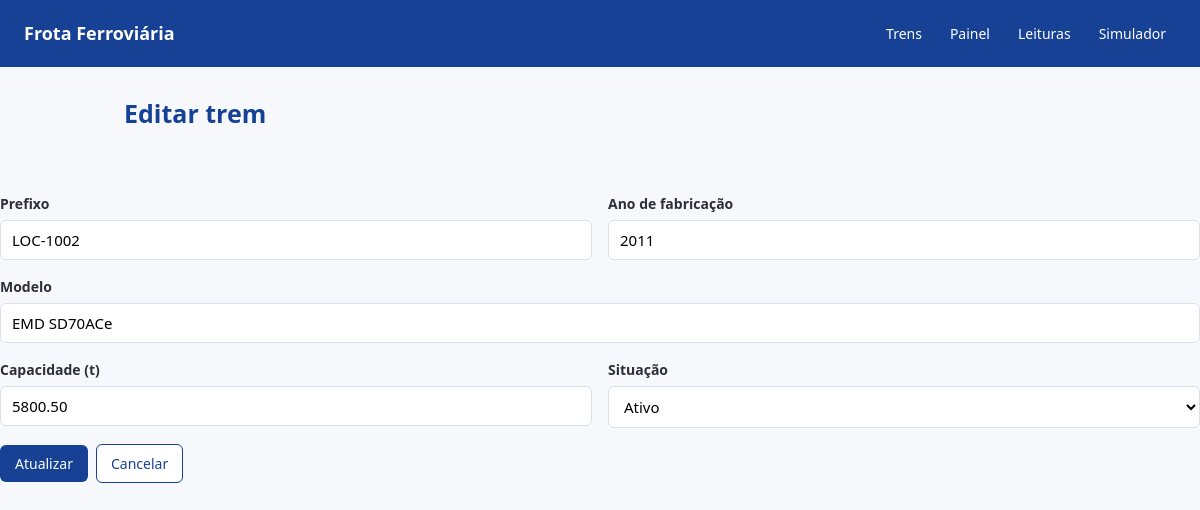
Screenshot of /formulario.php?id=2 with the database file from the repository.
### tables this page shows
CREATE TABLE trens (
    id_trem INT NOT NULL PRIMARY KEY AUTO_INCREMENT,
    prefixo_trem VARCHAR(20) NOT NULL,
    modelo_trem VARCHAR(80) NOT NULL,
    ano_fabricacao YEAR NOT NULL,
    capacidade_toneladas DECIMAL(8, 2) NOT NULL,
    situacao_trem ENUM(
        'ativo',
        'manutencao',
        'inativo'
    ) NOT NULL DEFAULT 'ativo'
);

### formulario.php (the view, shortened to what this page needs)
<?php
require 'conexao.php';
$id = (int) ($_GET['id'] ?? 0);
$prefixo = '';
$modelo = '';
$ano_fabricacao = '';
$capacidade_toneladas = '';
$situacao = 'ativo';
$situacoes = [
    'ativo' => 'Ativo',
    'manutencao' => 'Em manutenção',
    'inativo' => 'Inativo'
];
if ($id > 0 && $_SERVER['REQUEST_METHOD'] === 'GET') {
    $stmt = $conexao->prepare('SELECT * FROM trens WHERE id_trem = ?');
    $stmt->bind_param('i', $id);
    $stmt->execute();
    $trem = $stmt->get_result()->fetch_assoc();
    $prefixo = $trem['prefixo_trem'];
    $modelo = $trem['modelo_trem'];
    $ano_fabricacao = $trem['ano_fabricacao'];
    $capacidade_toneladas = $trem['capacidade_toneladas'];
    $situacao = $trem['situacao'];
}
?>
<!DOCTYPE html>
<html lang="pt-BR">
<head>
    <link rel="stylesheet" href="style.css">
</head>
<body>
    <header>
        <span class="marca">Frota Ferroviária</span>
        <nav>
            <a href="index.php">Trens</a>
            <a href="painel.php">Painel</a>
            <a href="leituras.php">Leituras</a>
            <a href="simulador.php">Simulador</a>
        </nav>
    </header>
    <main>
        <h1><?= $id > 0 ? 'Editar trem' : 'Novo trem' ?></h1>
    </main>
    <form method="post">
        <div class="linha">
            <div class="campo">
                <label for="prefixo">Prefixo</label>
                <input type="text" id="prefixo" name="prefixo" maxlength="20" value="<?= htmlspecialchars($prefixo) ?>">
            </div>
            <div class="campo">
                <label for="ano_fabricacao">Ano de fabricação</label>
                <input type="number" id="ano_fabricacao" name="ano_fabricacao" min="1900" max="2100" value="<?= htmlspecialchars($ano_fabricacao) ?>">
            </div>
        </div>
        <div class="campo">
            <label for="modelo">Modelo</label>
            <input type="text" id="modelo" name="modelo" maxlength="80" value="<?= htmlspecialchars($modelo) ?>">
        </div>
        <div class="linha">
            <div class="campo">
                <label for="capacidade_toneladas">Capacidade (t)</label>
                <input type="number" id="capacidade_toneladas" name="capacidade_toneladas" step="0.01" min="0.01" value="<?= htmlspecialchars((string) $capacidade_toneladas) ?>">
            </div>
            <div class="campo">
                <label for="situacao">Situação</label>
                <select id="situacao" name="situacao">
                    <?php
                    foreach ($situacoes as $chave => $rotulo):
                    ?>
                        <option value="<?= $chave ?>" <?= $chave === $situacao ? 'selected' : '' ?>>
                            <?= $rotulo ?>
                        </option>
                    <?php
                    endforeach;
                    ?>
                </select>
            </div>
        </div>
        <div class="acoes">
            <button type="submit" class="botao botao-primario"><?= $id > 0 ? 'Atualizar' : 'Cadastrar' ?></button>
            <a href="index.php" class="botao botao-secundario">Cancelar</a>
        </div>
    </form>
</body>
</html>

### style.css (style rules this page uses)
* { box-sizing: border-box; }
body { margin: 0; font-family: "Segoe UI", Arial, sans-serif; color: #2b2f38; background: #f7f8fb; line-height: 1.5; }
header { background: #164194; color: #fff; padding: 16px 24px; }
.marca { font-weight: 700; font-size: 18px; }
main { max-width: 1000px; margin: 0 auto; padding: 28px 24px 60px; }
h1 { color: #164194; font-size: 25px; margin: 0; }
.acoes { display: flex; gap: 8px; align-items: center; flex-wrap: wrap; }
.botao { display: inline-block; padding: 8px 14px; border-radius: 6px; border: 1px solid transparent; font-size: 14px; font-family: inherit; cursor: pointer; text-decoration: none; }
.botao-primario { background: #164194; color: #fff; }
.botao-secundario { background: #fff; color: #164194; border-color: #164194; }
.linha { display: flex; gap: 16px; flex-wrap: wrap; }
.linha .campo { flex: 1 1 220px; }
.campo { margin-bottom: 16px; }
label { display: block; font-size: 14px; font-weight: 600; margin-bottom: 6px; }
input, select { width: 100%; padding: 9px 11px; border: 1px solid #d9e0ec; border-radius: 6px; font-family: inherit; font-size: 15px; background: #fff; }
header { display: flex; align-items: center; justify-content: space-between; gap: 20px; flex-wrap: wrap; }
nav { display: flex; gap: 8px; align-items: center; flex-wrap: wrap; }
nav a { color: #fff; text-decoration: none; padding: 7px 10px; border-radius: 5px; font-size: 14px; }

### rows the page displays
trens: prefixo "LOC-1002", ano_fabricacao "2011", modelo "EMD SD70ACe", capacidade_toneladas "5800.50"

### other values shown
form field situacao "Ativo"
